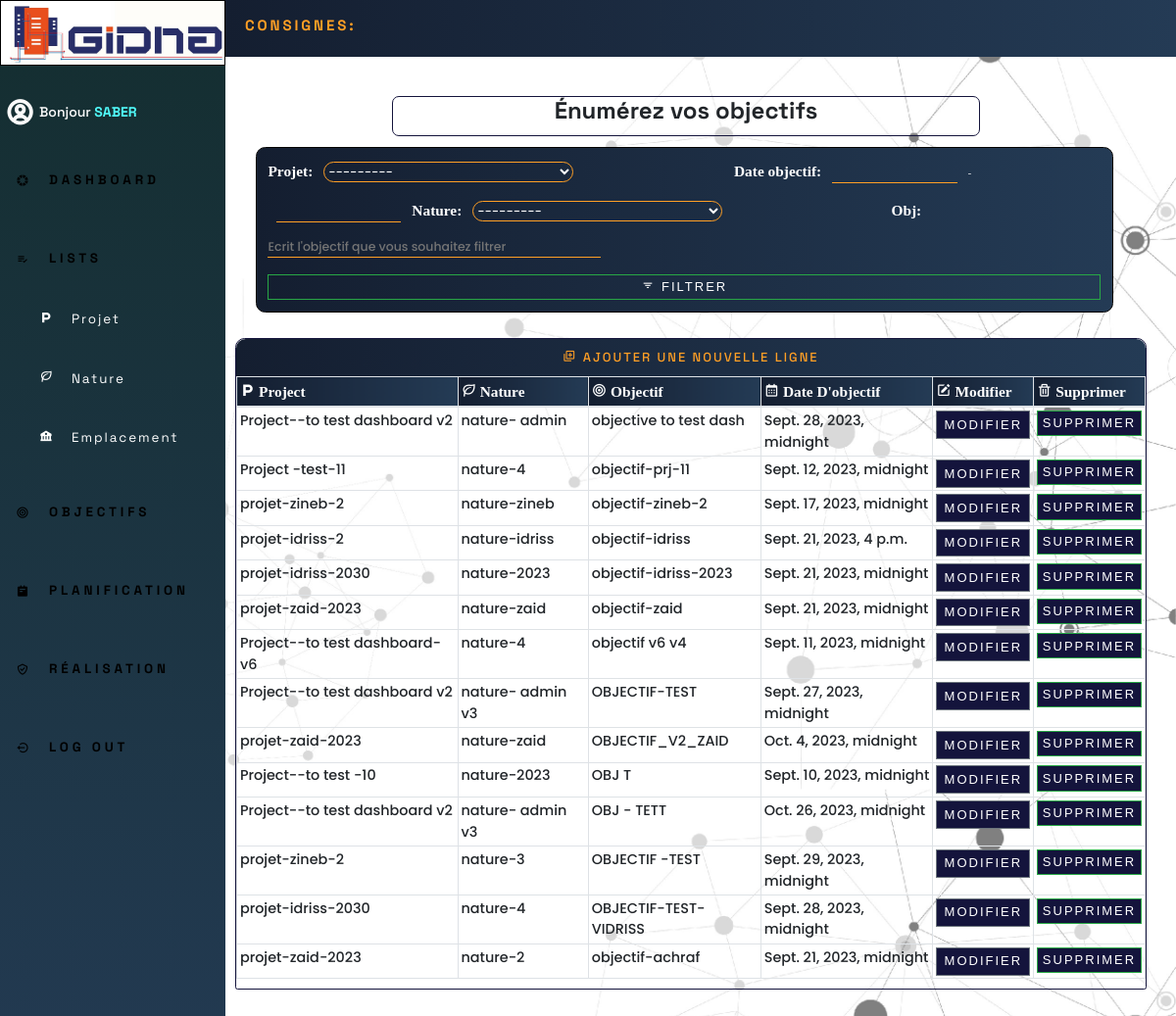
Screenshot of /objectif (signed in) with the database file from the repository.
### lists/models.py (models this page shows)
class Projet(models.Model):
     projet = models.CharField(max_length=200)
     user = models.ForeignKey(User,null=True, on_delete=models.CASCADE)
     def __str__(self):
         return self.projet

class Nature(models.Model):
     nature = models.CharField(max_length=200,null=True)
     user = models.ForeignKey(User,null=True, on_delete=models.CASCADE)
     def __str__(self):
         return self.nature

### objectif/models.py (models this page shows, shortened)
class Objectif(models.Model):
    obj = models.CharField(max_length=10000, null=True)
    projet = models.ForeignKey(Projet, null=True,  on_delete=models.CASCADE, related_name='objectifs_projet')
    date_objectif = models.DateTimeField(null=True)
    nature = models.ForeignKey(Nature, null=True, on_delete=models.SET_NULL, related_name='objectifs_nature')
    user = models.ForeignKey(User,null=True, on_delete=models.CASCADE)

### objectif/views.py (the view)
# urls.py: path('', views.fobj, name='objectif'),
@login_required(login_url='acces')
def fobj(request):
    projets=Projet.objects.all().filter(user=request.user).order_by('-id')
    natures=Nature.objects.all().filter(user=request.user).order_by('-id')
    objectifs=Objectif.objects.all()
    filterObjectif = objectif_filtrer(request.GET, queryset=Objectif.objects.all(), user=request.user)
    objectifs=filterObjectif.qs
    context={'projets':projets , 'natures':natures , 'objectifs':objectifs , 'filterObjectif':filterObjectif}
    return render(request , 'objectif/objectif.html',context)

### templates/objectif/objectif.html (shortened to what this page needs)
{% extends 'main.html' %}
{% load static %}
{% block top %}
<div class="top-bar">
  <div class="userConsignes">
    <span class="usePage-objectif">CONSIGNES: </span>
  </div>
</div>
{% endblock top %}
{% block contenu %}
        <div class="dynamic-content">
          <div class="currentPageName">
            <div class="name">
              <h1>Énumérez vos objectifs</h1>
            </div>
          </div>
          <div class="col-md-8">
            <div class="card card-body">
                <form class="filtrer_objectif" method="get">
                    {{filterObjectif.form}}
                    <button id="btn_filtrer_objectif" type="submit" class="btn btn-success btn-sm btn-block" >
                     <i class='bx bx-filter'></i> Filtrer
                      </button>
                </form>
            </div>
        </div>
          <br />
          <div class="row ">
            <div class="col-md-12" id="project-sec">
              <div class="card card-body">
                <a id="add-ligne-objectif" class="btn btn-primary btn-sm btn-block" href="{% url 'create_objectif' %}"
    ><i class='bx bx-add-to-queue'></i> <span>Ajouter une nouvelle ligne</span></a
                >
                <table class="table table-sm table- table-hover table-bordered" id="table">
                  <thead>
                    <tr>
                      <th scope="col"><i class="bx bxs-parking"></i> Project</th>
                      <th scope="col"><i class="bx bx-leaf"></i> Nature</th>
                      <th scope="col"><i class="bx bx-bullseye"></i> Objectif</th>
                      <th scope="col"><i class='bx bx-calendar' ></i> Date D'objectif</th>
                      <th scope="col"><i class='bx bxs-edit'></i> Modifier</th>
                      <th scope="col"><i class='bx bx-trash'></i> Supprimer</th>
                    </tr>
                  </thead>
                  <tbody>
                    {% if objectifs %}
                    {% for objectif in objectifs  %}
                    <tr class="first-ligne-objectif">
                      <td class="added-text" > {{objectif.projet }}
                       </td>
                      <td class="added-text"> {{objectif.nature }}
                       </td>
                      <td class="added-text"> {{objectif.obj }}</td>
                      <td class="added-text"> {{objectif.date_objectif }}</td>
                      <td>
                                          <div class="btn-group dropstart">
                                            <a class="btn btn-secondary dropdown-toggle" type="submit" href="{% url 'update-objectif' objectif.id%}">
                                              Modifier
                                            </a>
                                          </div>
                      </td>
                      <td>
                                    <a id="test" type="submit" class="btn btn-success btn-sm btn-block" href="{% url 'delete-objectif' objectif.id%} ">
                                          Supprimer
                                      </a>
                     </td>
                    </tr>
                      {% endfor %}
                      {% endif %}
                  </tbody>
                </table>
                </div>
              </div>
            </div>
            <br />
          </div>
        </div>
      </div>
  </body>
</html>
{% endblock contenu %}

### templates/main.html (shortened to what this page needs)
{% load static %}
{% load crispy_forms_tags %}
<!DOCTYPE html>
<html lang="en">
  <head>
    <link rel="stylesheet" href="{% static 'css/projectStyle.css' %}" />
    <link
      rel="stylesheet"
      href="https://stackpath.bootstrapcdn.com/bootstrap/4.5.2/css/bootstrap.min.css"
    />
    <link
      href="https://unpkg.com/boxicons@2.1.4/css/boxicons.min.css"
      rel="stylesheet"
    />
  </head>
  <body>
    <div class="container-global">
{% block top %}{% endblock top %}
      <div class="content">
        <div class="sidebar ">
          <div class="top">
            <div class="logo">
              <img src="{% static 'images/Gidna.jpg' %}" alt="Gidna" />
            </div>
          </div>
          <div class="currentUser">
             <i  style=" font-size:30px;font-weight:1000; color:rgb(250, 250,250 ) ; min-width: 40px;
                  text-align: center;
                  height: 50px;
                  border-radius: 12px;
                  line-height: 50px; "  class='bx bx-user-circle' > </i>            <div>
                    <div class="bold">
                      <div style='color:rgb(250, 250,250);  font-size: 14px; font-weight: 550; display: flex; align-items: center;'>
                        <span>Bonjour    <strong style="color: rgb(80, 250,250 )" >{{request.user|upper}}</strong></span>
                      </div>
                    </div>
            </div>
          </div>
          <ul>
            <li>
              <a href="{% url 'dashboard' %} "class="menu-item">
                <i class='bx bxs-color' ></i>
                <span class="nav-item">Dashboard</span>
              </a>
            </li>
            <li>
              <a href="{% url 'lists' %}" class="menu-item">
                <div class = "icon" ><i class="bx bx-list-check"></i> </div>
                <span class="nav-item" >Lists</span>
              </a>
            </li>
            <div class="nestedList">
              <ul>
                <li>
                  <a href="#project-sec">
                    <i class="bx bxs-parking"></i>
                    <span class="nav-item">Projet</span>
                  </a>
                </li>
                <li>
                  <a href="#nature-sec">
                    <i class="bx bx-leaf"></i>
                    <span class="nav-item">Nature</span>
                  </a>
                </li>
                <li>
                  <a href="#emp-sec">
                    <i class="bx bxs-bank" ></i>
                    <span class="nav-item">Emplacement</span>
                  </a>
                </li>
            </div>
            <li>
              <a href="{% url 'objectif' %}" class="menu-item">
                <i class="bx bx-bullseye"></i>
                <span class="nav-item">Objectifs</span>
              </a>
            </li>
            <li>
              <a href="{% url 'planification' %} "class="menu-item">
                <i class="bx bxs-notepad"></i>
                <span class="nav-item">Planification</span>
              </a>
            </li>
            <li>
              <a href="{% url 'realisation' %} "class="menu-item">
                <i class="bx bx-check-shield"></i>
                <span class="nav-item">Réalisation</span>
              </a>
            </li>
            <li>
              <a href="{% url 'quitter' %} "class="menu-item">
                <i class="bx bx-log-out-circle"></i>
                <span class="nav-item">Log Out</span>
              </a>
            </li>
          </ul>
        </div>
 {% block contenu %}
{% endblock contenu %}

### rows the page displays
Projet: projet "---------"
Objectif: projet "Project--to test dashboard v2", nature "nature- admin", obj "objective to test dash", date_objectif "Sept. 28, 2023, midnight"
Objectif: projet "Project -test-11", nature "nature-4", obj "objectif-prj-11", date_objectif "Sept. 12, 2023, midnight"
Objectif: projet "projet-zineb-2", nature "nature-zineb", obj "objectif-zineb-2", date_objectif "Sept. 17, 2023, midnight"
Objectif: projet "projet-idriss-2", nature "nature-idriss", obj "objectif-idriss", date_objectif "Sept. 21, 2023, 4 p.m."
Objectif: projet "projet-idriss-2030", nature "nature-2023", obj "objectif-idriss-2023", date_objectif "Sept. 21, 2023, midnight"
Objectif: projet "projet-zaid-2023", nature "nature-zaid", obj "objectif-zaid", date_objectif "Sept. 21, 2023, midnight"
Objectif: projet "Project--to test dashboard-v6", nature "nature-4", obj "objectif v6 v4", date_objectif "Sept. 11, 2023, midnight"
Objectif: projet "Project--to test dashboard v2", nature "nature- admin v3", obj "OBJECTIF-TEST", date_objectif "Sept. 27, 2023, midnight"
Objectif: projet "projet-zaid-2023", nature "nature-zaid", obj "OBJECTIF_V2_ZAID", date_objectif "Oct. 4, 2023, midnight"
Objectif: projet "Project--to test -10", nature "nature-2023", obj "OBJ T", date_objectif "Sept. 10, 2023, midnight"
Objectif: projet "Project--to test dashboard v2", nature "nature- admin v3", obj "OBJ - TETT", date_objectif "Oct. 26, 2023, midnight"
Objectif: projet "projet-zineb-2", nature "nature-3", obj "OBJECTIF -TEST", date_objectif "Sept. 29, 2023, midnight"
Objectif: projet "projet-idriss-2030", nature "nature-4", obj "OBJECTIF-TEST-VIDRISS", date_objectif "Sept. 28, 2023, midnight"
Objectif: projet "projet-zaid-2023", nature "nature-2", obj "objectif-achraf", date_objectif "Sept. 21, 2023, midnight"

### other values shown
{{ request.user|upper }} "SABER"
